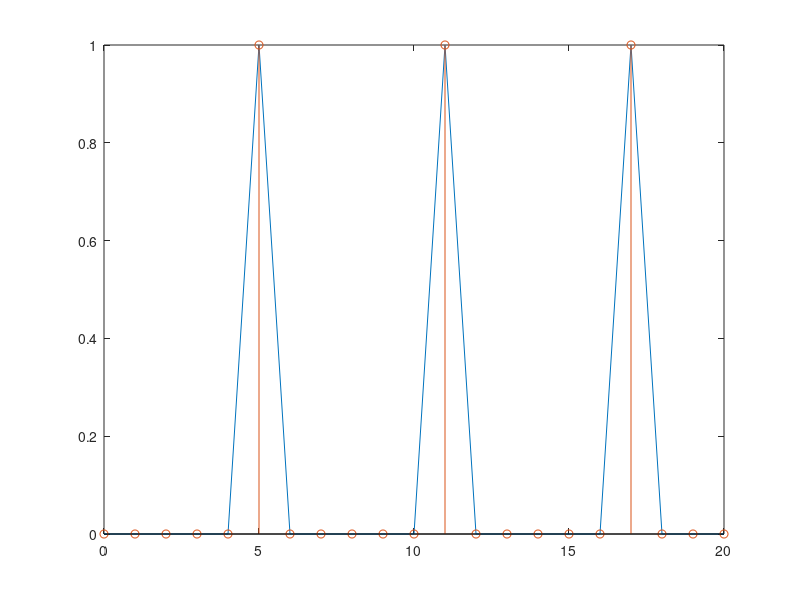
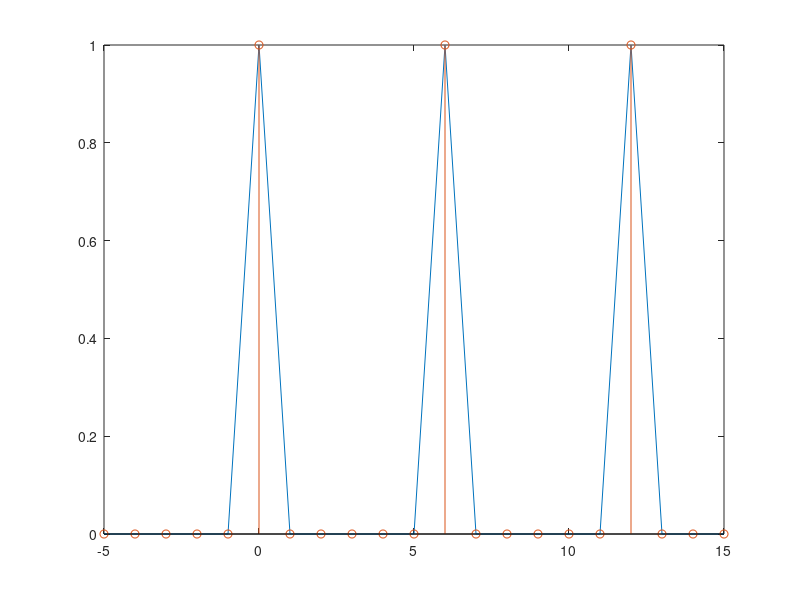
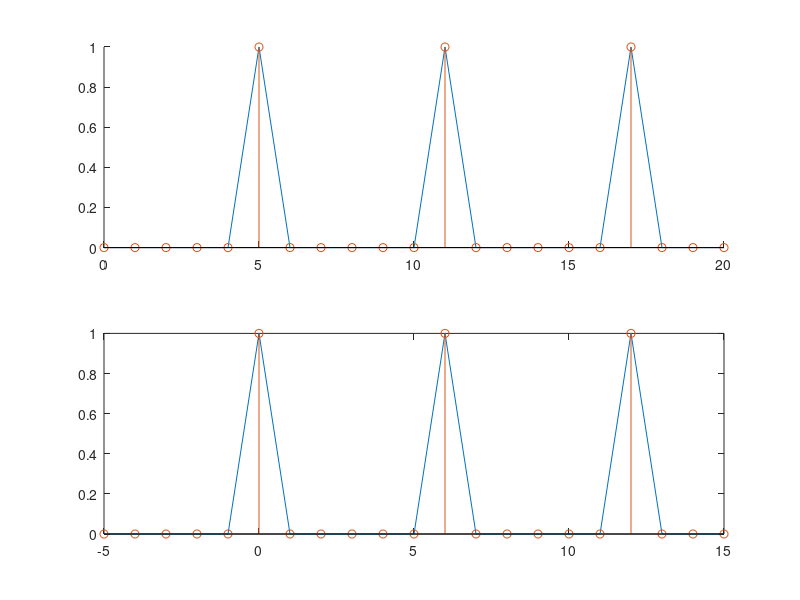
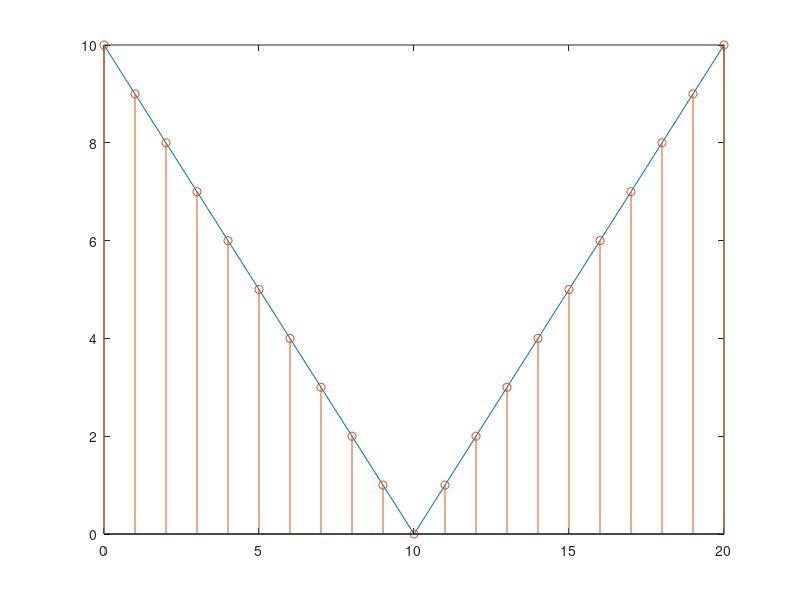

Recreate these plots in MATLAB, in order.
%a)
z=[0,0,0,0,0,1,0,0,0,0,0,1,0,0,0,0,0,1,0,0,0]
n=0:20
m=-5:15
figure(1)
plot(n,z)
hold on
stem(n,z)
hold off
figure(2)
plot(m,z)
hold on
stem(m,z)
hold off
figure(3)
subplot(2,1,1)
hold on
plot(n,z)
subplot(2,1,2)
plot(m,z)
hold on
subplot(2,1,1)
stem(n,z)
subplot(2,1,2)
stem(m,z)
hold off
%b)
n=0:20
t=abs(10-n)
figure(4)
plot(n,t)
hold on
stem(n,t)
hold off
figure(5)
subplot(2,1,1)
plot(n,t)
subplot(2,1,2)
stem(n,t)
%c)
n=-15:25
x1=sin(pi*n/17)
figure(6)
plot(n,x1)
hold on
stem(n,x1)
hold off
figure(7)
subplot(2,1,1)
plot(n,x1)
subplot(2,1,2)
stem(n,x1)
n=0:50
x2=cos(pi*n/sqrt(23))
figure(8)
plot(n,x2)
hold on 
stem(n,x2)
hold off
figure(9)
subplot(2,1,1)
plot(n,x2)
subplot(2,1,2)
stem(n,x2)
